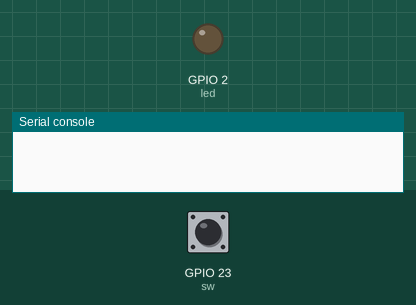
This program was run on a simulated ESP32 board running MicroPython. Shown: output pins drawn as LEDs (lit = HIGH), the last lines printed to the serial console. Inputs (shaded band) come from the test bench; at power-on: GPIO 23 (sw) HIGH.

Above: at 1.2 s.
1.3 s: GPIO 23 (sw) pulled LOW for 0.15 s
At 1.8 s:
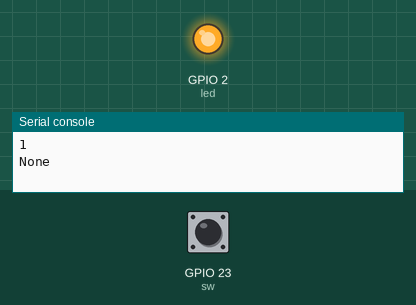
3.0 s: GPIO 23 (sw) pulled LOW for 1 s
At 4.3 s:
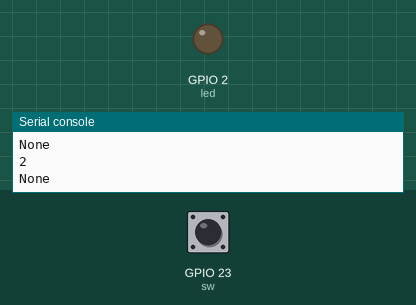
5.5 s: GPIO 23 (sw) pulled LOW for 3.2 s
At 9.1 s:
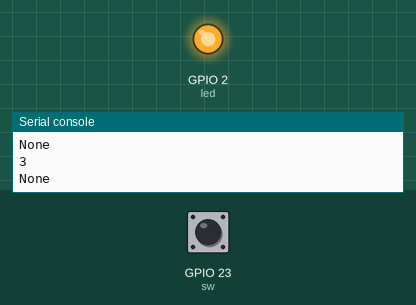
Timing chart, 0 to 10.6 s (numbered marks = the images above; inputs shaded):
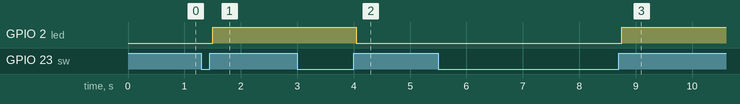

Measured:
- after the input at 1.3 s, GPIO 2 (led): LOW → HIGH after 0.20 s
- after the input at 3.0 s, GPIO 2 (led): HIGH → LOW after 1.1 s
- after the input at 5.5 s, GPIO 2 (led): LOW → HIGH after 3.3 s

The program:

main.py
```python
#Utilizamos libreria para solucinar el rebote del pulsador
#https://wokwi.com/projects/373609520580382721
from machine import Pin
from debounce import DebouncedSwitch

sw = Pin(23, Pin.IN)
led = Pin(2, Pin.OUT)
total=0

def sumador(algo):
    global total
    total+=1
    print(total)
    led.value(not led.value())
    print(algo)

contador=DebouncedSwitch(sw, sumador)
```
